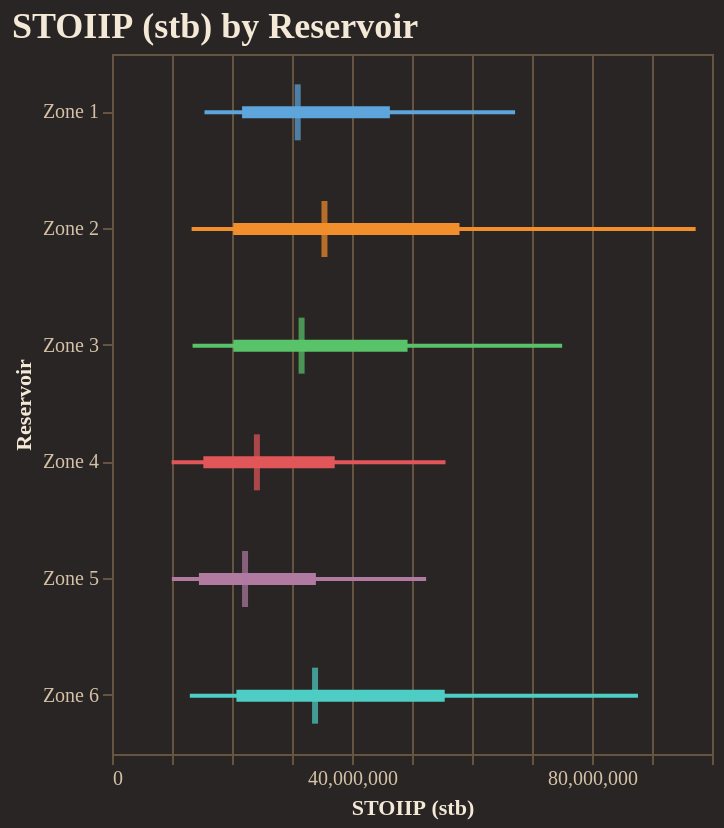

The notebook cell this image was saved under:
### Code cell
fig = reporter.plotter.forest_plot(
    "STOIIP (stb)", 
    backend=PLOTTING_BACKEND
)
fig.show()

### Figure 1 — Vega-Lite specification as saved in the notebook (floating-point values rounded to 4 significant figures)
{"config": {"background": "#292524", "view": {"fill": "#292524", "stroke": "#665340"}, "title": {"color": "#f4e9d7", "font": "Merriweather", "fontSize": 18, "fontWeight": 600, "subtitleColor": "#d5c2a6", "anchor": "start"}, "axis": {"domainColor": "#665340", "gridColor": "#665340", "tickColor": "#665340", "labelColor": "#d5c2a6", "titleColor": "#f4e9d7", "labelFont": "Merriweather", "titleFont": "Merriweather"}, "legend": {"titleColor": "#f4e9d7", "labelColor": "#d5c2a6", "labelFont": "Merriweather", "titleFont": "Merriweather", "orient": "top-right", "symbolType": "circle"}, "header": {"labelColor": "#d5c2a6", "titleColor": "#f4e9d7", "labelFont": "Merriweather", "titleFont": "Merriweather"}, "mark": {"color": "#c78d3b"}, "line": {"color": "#c78d3b"}, "bar": {"color": "#c78d3b"}, "point": {"color": "#ddb06d"}, "area": {"color": "#c78d3b", "opacity": 0.35}, "text": {"color": "#f4e9d7", "font": "Merriweather"}, "range": {"category": ["#5DA5DA", "#F28E2B", "#59C36A", "#E15759", "#B07AA1", "#4ECDC4", "#FF9DA7", "#EDC948"]}}, "layer": [{"mark": {"type": "rule", "strokeWidth": 2}, "encoding": {"color": {"field": "group", "legend": null, "type": "nominal"}, "x": {"field": "p10", "scale": {"zero": false}, "title": "STOIIP (stb)", "type": "quantitative"}, "x2": {"field": "p90"}, "y": {"field": "group", "sort": ["Zone 1", "Zone 2", "Zone 3", "Zone 4", "Zone 5", "Zone 6"], "title": "Reservoir", "type": "nominal"}}}, {"mark": {"type": "rule", "strokeWidth": 6}, "encoding": {"color": {"field": "group", "legend": null, "type": "nominal"}, "x": {"field": "p25", "scale": {"zero": false}, "title": "STOIIP (stb)", "type": "quantitative"}, "x2": {"field": "p75"}, "y": {"field": "group", "sort": ["Zone 1", "Zone 2", "Zone 3", "Zone 4", "Zone 5", "Zone 6"], "title": "Reservoir", "type": "nominal"}}}, {"mark": {"type": "tick", "color": "black", "size": 28, "thickness": 3}, "encoding": {"color": {"field": "group", "legend": null, "type": "nominal"}, "tooltip": [{"field": "group", "title": "Group", "type": "nominal"}, {"field": "p10", "title": "P10", "type": "quantitative"}, {"field": "p25", "title": "P25", "type": "quantitative"}, {"field": "median", "title": "Median", "type": "quantitative"}, {"field": "p75", "title": "P75", "type": "quantitative"}, {"field": "p90", "title": "P90", "type": "quantitative"}], "x": {"field": "median", "scale": {"zero": false}, "title": "STOIIP (stb)", "type": "quantitative"}, "y": {"field": "group", "sort": ["Zone 1", "Zone 2", "Zone 3", "Zone 4", "Zone 5", "Zone 6"], "title": "Reservoir", "type": "nominal"}}}], "data": {"name": "data-38acd1775b2578a49df40c39b9198b11"}, "height": 350, "title": "STOIIP (stb) by Reservoir", "width": "container", "$schema": "https://vega.github.io/schema/vega-lite/v5.20.1.json", "datasets": {"data-38acd1775b2578a49df40c39b9198b11": [{"group": "Zone 1", "p10": 15420000.0, "p25": 21680000.0, "median": 30950000.0, "p75": 46310000.0, "p90": 67180000.0}, {"group": "Zone 2", "p10": 13270000.0, "p25": 20200000.0, "median": 35410000.0, "p75": 57920000.0, "p90": 97280000.0}, {"group": "Zone 3", "p10": 13430000.0, "p25": 20230000.0, "median": 31600000.0, "p75": 49260000.0, "p90": 75020000.0}, {"group": "Zone 4", "p10": 9938000.0, "p25": 15230000.0, "median": 24150000.0, "p75": 37120000.0, "p90": 55590000.0}, {"group": "Zone 5", "p10": 9980000.0, "p25": 14490000.0, "median": 22170000.0, "p75": 33980000.0, "p90": 52350000.0}, {"group": "Zone 6", "p10": 12970000.0, "p25": 20740000.0, "median": 33840000.0, "p75": 55460000.0, "p90": 87660000.0}]}}
